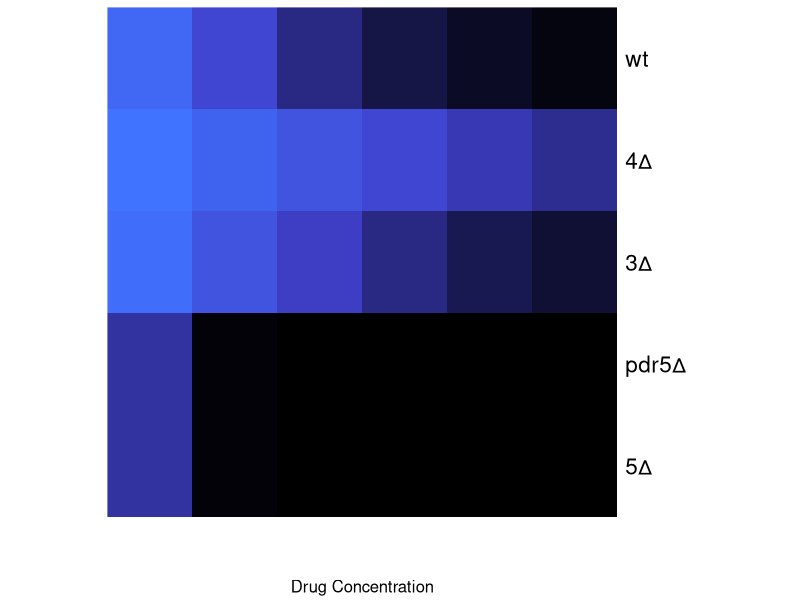

Write R code to recreate this figure.
library(grDevices)
library(gplots)

blueblack <- colorRampPalette(rev(c(
  rgb(0.25,0.45,1),
  rgb(0.25,0.25,0.8),
  rgb(0,0,0)
)))

mics <- rev(c(0.7,0.3,0.5,3,3))

derp <- t(sapply(1:length(mics),function(x){
  seq(0,5,1)+0.5
}))

ret_heatmap <- c()
for(i in 1:nrow(derp)){
  inh <- derp[i,]*mics[i]
  ret_heatmap <- rbind(ret_heatmap,1/(1+2.7^inh))
}

rownames(ret_heatmap) <- c('5∆','pdr5∆','3∆','4∆','wt')
colnames(ret_heatmap) <- NULL
#par(oma=c(10,10,10,10))
heatmap(ret_heatmap,
        scale='none',
        Rowv=NA,
        Colv=NA,
        col=blueblack(100),
        cexCol=0.01,
        xlab='Drug Concentration')
